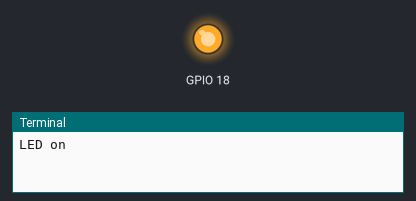
Bench run of a program on a simulated Raspberry Pi (BCM pin numbers). Parts: output pins drawn as LEDs (lit = HIGH), the last lines printed to the terminal. At 1.0 s the program stops and its outputs stay as they are.

Above: at 0.1 s.
At 1.1 s:
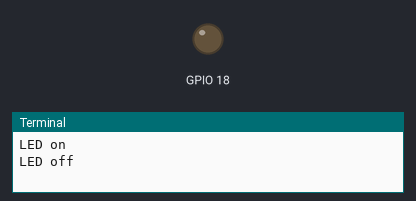
Timing chart, 0 to 2.5 s (numbered marks = the images above):
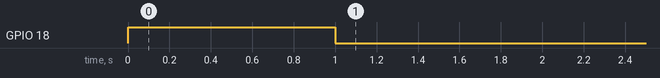

The program:

led.py
```python
import RPi.GPIO as GPIO
import time
import os


GPIO.setmode(GPIO.BCM)
GPIO.setwarnings(False)
GPIO.setup(18,GPIO.OUT)


if __name__ == '__main__':
    print("LED on")
    GPIO.output(18,GPIO.HIGH)
    time.sleep(1)
    print("LED off")
    GPIO.output(18,GPIO.LOW)
```

Measured:
- by itself, GPIO 18: LOW → HIGH at 0.00 s, → LOW 1.0 s later
